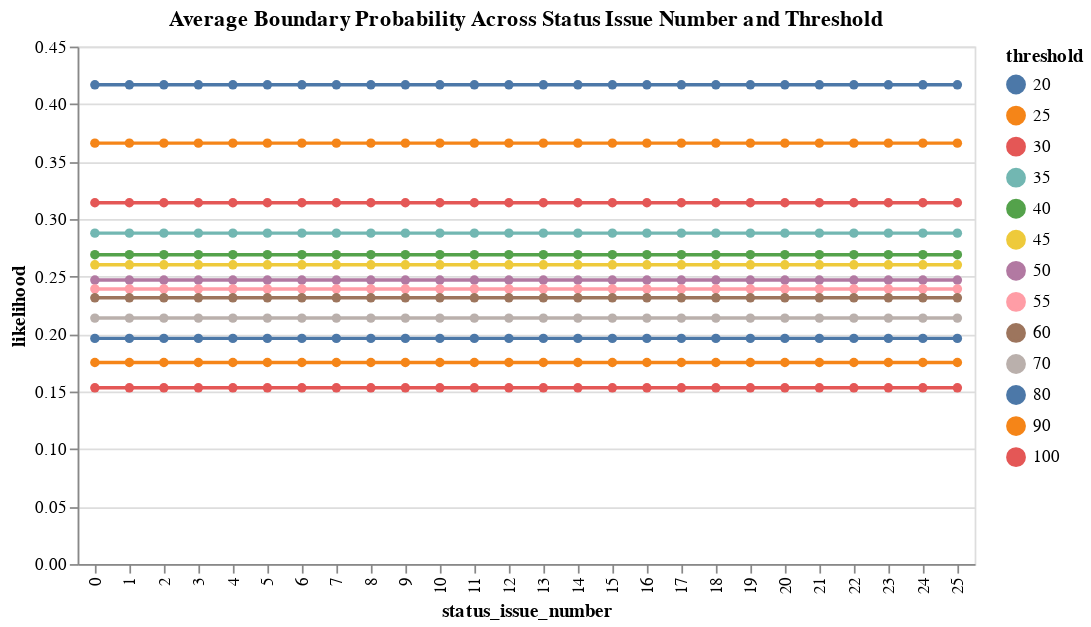

The notebook cell this image was saved under:
### Code cell
# Calculate average boundary probability across status_issue_number and threshold
avg_boundary_prob_df = updated_boundaries_df.groupby(['status_issue_number', 'threshold']).boundary_prob.mean().reset_index()

# Add a likelihood column that represents the probability of a boundary for each issue
avg_boundary_prob_df = avg_boundary_prob_df.rename(columns={'boundary_prob': 'avg_boundary_prob'})
avg_boundary_prob_df['likelihood'] = avg_boundary_prob_df['avg_boundary_prob']


# Display the average boundary probabilities
console.print(avg_boundary_prob_df)

# Visualize the likelihood distribution across thresholds and status_issue_number
chart = alt.Chart(avg_boundary_prob_df).mark_line(point=True).encode(
    x='status_issue_number:O',
    y='likelihood:Q',
    color='threshold:N',
    tooltip=['status_issue_number', 'threshold', 'likelihood']
).properties(
    title='Average Boundary Probability Across Status Issue Number and Threshold'
)

chart

### Figure 1 — Vega-Lite specification as saved in the notebook (floating-point values rounded to 4 significant figures; data arrays with more than 128 entries replaced by an {"elided": "..."} marker saying what was removed)
{"config": {"view": {"continuousWidth": 300, "continuousHeight": 300}}, "data": {"name": "data-a775c0dc4d9a4950e75513737cf96e6f"}, "mark": {"type": "line", "point": true}, "encoding": {"color": {"field": "threshold", "type": "nominal"}, "tooltip": [{"field": "status_issue_number", "type": "quantitative"}, {"field": "threshold", "type": "quantitative"}, {"field": "likelihood", "type": "quantitative"}], "x": {"field": "status_issue_number", "type": "ordinal"}, "y": {"field": "likelihood", "type": "quantitative"}}, "title": "Average Boundary Probability Across Status Issue Number and Threshold", "$schema": "https://vega.github.io/schema/vega-lite/v5.8.0.json", "datasets": {"data-a775c0dc4d9a4950e75513737cf96e6f": {"elided": "338 records"}}}
